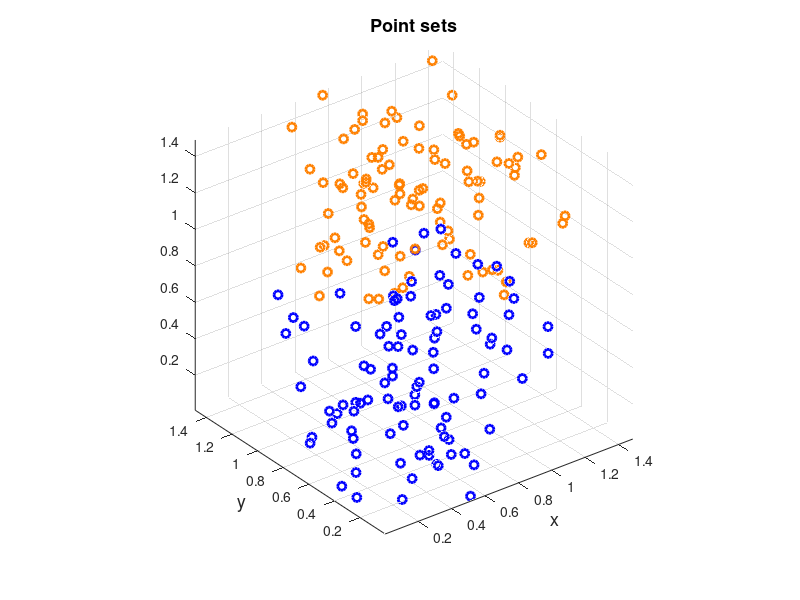

Here is the MATLAB script that generated this plot: (Note: this script raises an error after producing the figure.)
%% Intersection of two 3D scattered point sets

%% Introduction
% In this example, two 3-dimensional random point sets are given. The basic
% problem of finding the intersection of the two point sets is addressed
% here. To answer this, the points of both point sets which lie in the
% interior of the intersection of the convex hulls of the two point sets
% must be found. To achieve this, use of the plane coefficients of the two
% convex hulls is made, thus showing their necessity in computational
% geometry calculations.

%% Initial data
% Set the random number generator.
rng(1);
%% 
% Define the first scattered point set.
points1=rand(100,3);
%% 
% Define the second scattered point set.
points2=0.5+rand(100,3);
%%
% Plot the first and second point sets.
figure('Name','Point sets','NumberTitle','off')
scatter3(points1(:,1),points1(:,2),points1(:,3),...
    'marker','o','MarkerEdgeColor',[0 0 1],'LineWidth',2)
hold on
scatter3(points2(:,1),points2(:,2),points2(:,3),...
    'marker','o','MarkerEdgeColor',[1 0.5 0],'LineWidth',2)
xlabel('x','FontSize',13);
ylabel('y','FontSize',13);
title('Point sets','FontSize',13)
axis equal

%% Processing
% Find the plane coefficients of the convex hull of the first point set.
[chull1,cf1,df1]=convhull_nd(points1);
%%
% Find the points belonging to the second point set that are inside the
% convex hull of the first point set.
inconvhull1=~any(cf1*points2'+df1(:,ones(1,size(points2,1)))>0,1);
inter_points1=points2(inconvhull1,:);
%%
% Find the plane coefficients of the convex hull of the second point set.
[chull2,cf2,df2]=convhull_nd(points2);
%%
% Find the points belonging to the first point set that are inside the
% convex hull of the second point set.
inconvhull2=~any(cf2*points1'+df2(:,ones(1,size(points1,1)))>0,1);
inter_points2=points1(inconvhull2,:);
%%
% Find the intersection of the two point sets.
inter_points=[inter_points1;inter_points2];

%% Plots
% Plot the convex hull of the first point set (points in filled orange and
% edges in blue), the points of the second point set (in blue circles) and
% the points of the second point set belonging to the intersection of the
% two point sets (blue circles with orange asterisks).
figure('Name','Points of the 2nd point set belonging to the intersection','NumberTitle','off')
trisurf(chull1,points1(:,1),points1(:,2),points1(:,3),...
    'FaceColor',[1 0.5 0],'EdgeColor',[0 0 1],'FaceAlpha',0.3);
hold on
scatter3(points2(:,1),points2(:,2),points2(:,3),...
    'marker','o','MarkerEdgeColor',[0 0 1],'LineWidth',2)
scatter3(inter_points1(:,1),inter_points1(:,2),inter_points1(:,3),...
    'marker','*','MarkerEdgeColor',[1 0.5 0],'LineWidth',2);
xlabel('x','FontSize',13);
ylabel('y','FontSize',13);
zlabel('z','FontSize',13);
title('Points of the 2nd point set belonging to the intersection','FontSize',13)
%%
% Plot the convex hull of the second point set (points in filled orange and
% edges in blue), the points of the first point set (in blue circles) and
% the points of the first point set belonging to the intersection of the
% two point sets (blue circles with orange asterisks).
figure('Name','Points of the 1st point set belonging to the intersection','NumberTitle','off')
trisurf(chull2,points2(:,1),points2(:,2),points2(:,3),...
    'FaceColor',[1 0.5 0],'EdgeColor',[0 0 1],'FaceAlpha',0.3);
hold on
scatter3(points1(:,1),points1(:,2),points1(:,3),...
    'marker','o','MarkerEdgeColor',[0 0 1],'LineWidth',2)
scatter3(inter_points2(:,1),inter_points2(:,2),inter_points2(:,3),...
    'marker','*','MarkerEdgeColor',[1 0.5 0],'LineWidth',2);
xlabel('x','FontSize',13);
ylabel('y','FontSize',13);
title('Points of the 1st point set belonging to the intersection','FontSize',13)
%%
% Plot the convex hulls of the two point sets (points in filled orange and
% edges in blue) and the points belonging to their intersection (blue
% circles with orange asterisks).
figure('Name','Intersection of two point sets','NumberTitle','off')
trisurf(chull1,points1(:,1),points1(:,2),points1(:,3),...
    'FaceColor',[1 0.5 0],'EdgeColor',[0 0 1],'FaceAlpha',0.3);
hold on
trisurf(chull2,points2(:,1),points2(:,2),points2(:,3),...
    'FaceColor',[1 0.5 0],'EdgeColor',[0 0 1],'FaceAlpha',0.3);
scatter3(inter_points(:,1),inter_points(:,2),inter_points(:,3),...
    'marker','o','MarkerEdgeColor',[0 0 1],'LineWidth',2)
scatter3(inter_points(:,1),inter_points(:,2),inter_points(:,3),...
    'marker','*','MarkerEdgeColor',[1 0.5 0],'LineWidth',2);
xlabel('x','FontSize',13);
ylabel('y','FontSize',13);
title('Intersection of two point sets','FontSize',13)

%% Contact author
%
%  (c) 2024 by George Papazafeiropoulos
%  First Lieutenant, Infrastructure Engineer, Hellenic Air Force
%  Civil Engineer, M.Sc., Ph.D. candidate, NTUA
%
% Email: gpapazafeiropoulos@yahoo.gr
%
% Website: http://users.ntua.gr/gpapazaf/
%

